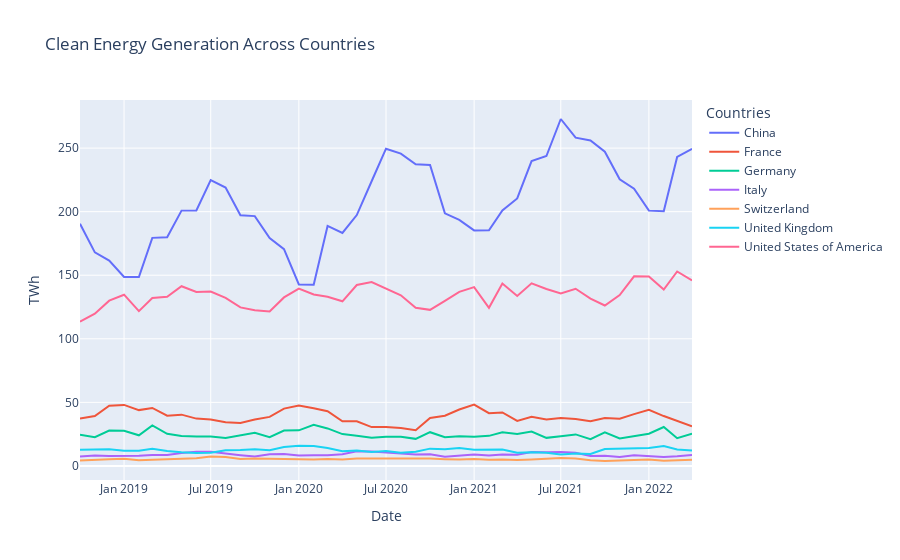

This figure's notebook cell:
### Code cell
fig = go.Figure()
for country in clean.columns:
    non_zero = clean[country]
    non_zero = non_zero[non_zero != 0]
    fig.add_trace(go.Scatter(x=non_zero.index, 
                             y=non_zero, 
                             mode='lines', 
                             name=country))
fig.update_layout(
    title="Clean Energy Generation Across Countries",
    xaxis_title="Date",
    yaxis_title="TWh",
    legend_title="Countries"
)

fig.show()
